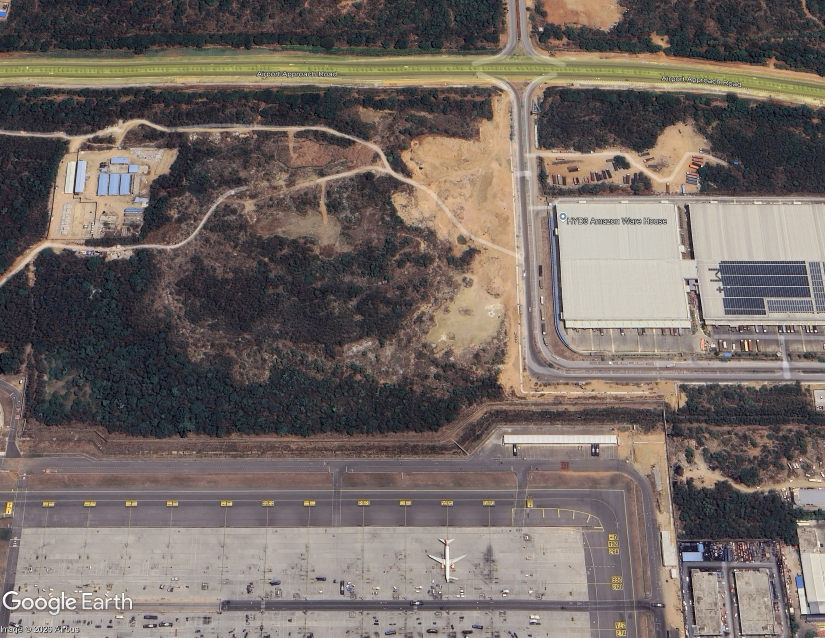
#> input picture Media/restricted.jpg, 1650 x 1275 px (shown at 1/2 size)
$ python restricted_setup.py --image ../../Media/restricted.jpg
#> lines starting #> are read from the running program, lines starting #| are printed output that depends on the picture; after the words box and inside, x2 and y2 are one past the last pixel; in counts of white or black regions, pixels touching at a corner belong together
### Code/Common/base_editor.py


import cv2
import json
import numpy as np
import os
from abc import ABC, abstractmethod
from typing import List, Dict, Any, Optional, Tuple


class BaseEditor(ABC):
    def __init__(self, window_name: str, image_path: str):
#> called with window_name = 'Restricted Zone Setup', image_path = '../../Media/restricted.jpg'
        self.window_name = window_name
        self.image_path = image_path

        self.img = cv2.imread(image_path)
#> self.img is the input picture: shape (1275, 1650, 3); mean B, G, R 99.9, 104.6, 114.5
        if self.img is None:
            raise FileNotFoundError(f"Image not found: {image_path}")

        self.orig_h, self.orig_w = self.img.shape[:2]
#> self.orig_h = 1275; self.orig_w = 1650
        self.window_w, self.window_h = self.orig_w, self.orig_h
#> self.window_w = 1650; self.window_h = 1275

        self.zoom = 1.0
        self.min_zoom = 0.5
        self.max_zoom = 5.0
        self.zoom_step = 0.2

        self.view_x = 0.0
        self.view_y = 0.0

        self.is_drawing = False
        self.start_x = 0
        self.start_y = 0
        self.last_x = 0
        self.last_y = 0
        self.mouse_x = 0
        self.mouse_y = 0
        self.dragging = False

        self.boxes: List[Tuple] = []
        self.current_box: Optional[Tuple] = None

        self.colors = [
            (0, 255, 0), (0, 165, 255), (255, 0, 0), (255, 255, 0),
            (255, 0, 255), (0, 255, 255), (128, 0, 128), (255, 128, 0)
        ]

        self.label_prefix = "B"

    def get_color(self, idx: int) -> Tuple:
        return self.colors[idx % len(self.colors)]

    def screen_to_image(self, sx: int, sy: int) -> Tuple[int, int]:
        real_x = int(self.view_x + sx / self.zoom)
        real_y = int(self.view_y + sy / self.zoom)
        return real_x, real_y

    # [17 lines left out: functions image_to_screen, clamp_view, get_box_coords, not called in this run]

    def is_point_in_box(self, px: int, py: int, box: Tuple) -> bool:
        x1, y1, x2, y2 = self.get_box_coords(box)
        return x1 <= px <= x2 and y1 <= py <= y2

    # [53 lines left out: function mouse_handler, not called in this run]

    def is_valid_box(self, x1: int, y1: int, x2: int, y2: int) -> bool:
        return abs(x2 - x1) > 10 and abs(y2 - y1) > 10

    def add_box(self, box: Tuple):
        self.boxes.append(box)

    @abstractmethod
    def on_draw_start(self, x: int, y: int):
        pass

    @abstractmethod
    def on_draw_move(self, x: int, y: int):
        pass

    @abstractmethod
    def on_box_added(self, box: Tuple):
        pass

    @abstractmethod
    def on_invalid_box(self):
        pass

    # [6 lines left out: function on_right_click, not called in this run]

    def on_delete(self, idx: int, box: Tuple):
        print(f"Deleted: {self.label_prefix}{idx + 1}")

    # [5 lines left out: function undo, not called in this run]

    def clear_all(self):
        self.boxes.clear()
        print("Cleared all boxes")

    # [47 lines left out: functions draw_box, draw_info_panel, render, not called in this run]

    @abstractmethod
    def get_save_data(self) -> Dict[str, Any]:
        pass

    # [64 lines left out: functions save, run, print_instructions, print_summary, not called in this run]

    def get_extra_info(self) -> str:
        return ""


class SingleBoxEditor(BaseEditor):
    def on_draw_start(self, x: int, y: int):
        pass

    def on_draw_move(self, x: int, y: int):
        pass

    def on_box_added(self, box: Tuple):
        x1, y1, x2, y2 = self.get_box_coords(box)
        print(f"{self.label_prefix}{len(self.boxes)}: ({x1},{y1})-({x2},{y2})")

    def on_invalid_box(self):
        pass

    # [15 lines left out: function get_save_data, not called in this run]

### Code/Restricted/restricted_setup.py
import os
import sys

script_dir = os.path.dirname(os.path.abspath(__file__))
sys.path.insert(0, os.path.normpath(os.path.join(script_dir, "..")))

import cv2
import json
import numpy as np
import argparse
from typing import Dict, Any, Tuple, Optional
from Common.base_editor import BaseEditor
media_dir = os.path.normpath(os.path.join(script_dir, "..", "..", "Media"))
default_image = os.path.join(media_dir, "restricted.jpg")
default_save = os.path.join(script_dir, "restricted_zones.json")

class RestrictedEditor(BaseEditor):
    def __init__(self, image_path: str):
        super().__init__("Restricted Zone Setup", image_path)
        self.label_prefix = "Zone"
        self.boxes = []
        self.zones = []
        self.mode = "inner"
        self.current_inner = None
        self.current_outer = None
        self.drawing = False
        self.start_x, self.start_y = 0, 0
        self.last_x, self.last_y = 0, 0

    def on_draw_start(self, x: int, y: int):
        pass

    def on_draw_move(self, x: int, y: int):
        pass

    def on_box_added(self, box: Tuple):
        pass

    def on_invalid_box(self):
        pass

    # [109 lines left out: functions get_box_coords, boxes_overlap, mouse_handler, undo, clear_all, not called in this run]

    def render(self, display):
        view_w = int(self.window_w / self.zoom)
#> view_w = 1650
        view_h = int(self.window_h / self.zoom)
#> view_h = 1275

        view_x_c = max(0, min(self.view_x, self.orig_w - view_w))
#> view_x_c = 0
        view_y_c = max(0, min(self.view_y, self.orig_h - view_h))
#> view_y_c = 0

        img = self.img
        roi = img[int(view_y_c):int(view_y_c)+view_h, int(view_x_c):int(view_x_c)+view_w]
        display = cv2.resize(roi, (int(view_w * self.zoom), int(view_h * self.zoom)))

        for i, zone in enumerate(self.zones):
            color = self.get_color(i)
            r = zone['restricted']
            w = zone['warning']

            ri_x1, ri_y1 = self.image_to_screen(r['x1'], r['y1'])
            ri_x2, ri_y2 = self.image_to_screen(r['x2'], r['y2'])

            overlay = display.copy()
            cv2.rectangle(overlay, (ri_x1, ri_y1), (ri_x2, ri_y2), (0, 0, 255), -1)
            cv2.addWeighted(overlay, 0.25, display, 0.75, 0, display)
            cv2.rectangle(display, (ri_x1, ri_y1), (ri_x2, ri_y2), (0, 0, 255), 3)

            wi_x1, wi_y1 = self.image_to_screen(w['x1'], w['y1'])
            wi_x2, wi_y2 = self.image_to_screen(w['x2'], w['y2'])

            overlay = display.copy()
            cv2.rectangle(overlay, (wi_x1, wi_y1), (wi_x2, wi_y2), (0, 165, 255), -1)
            cv2.addWeighted(overlay, 0.15, display, 0.85, 0, display)
            cv2.rectangle(display, (wi_x1, wi_y1), (wi_x2, wi_y2), (0, 165, 255), 2)

            cx = (ri_x1 + ri_x2) // 2
            cy = ri_y1 - 10
            cv2.putText(display, zone['name'], (cx - 30, cy), cv2.FONT_HERSHEY_SIMPLEX, 0.5, color, 2)

        if self.current_inner:
            x1, y1, x2, y2 = self.get_box_coords(self.current_inner)
            sx1, sy1 = self.image_to_screen(x1, y1)
            sx2, sy2 = self.image_to_screen(x2, y2)
            cv2.rectangle(display, (sx1, sy1), (sx2, sy2), (0, 0, 255), 2)
            cv2.putText(display, "INNER (Restricted)", (sx1, sy1 - 10), cv2.FONT_HERSHEY_SIMPLEX, 0.4, (0, 0, 255), 1)

        if self.current_outer:
            x1, y1, x2, y2 = self.get_box_coords(self.current_outer)
            sx1, sy1 = self.image_to_screen(x1, y1)
            sx2, sy2 = self.image_to_screen(x2, y2)
            cv2.rectangle(display, (sx1, sy1), (sx2, sy2), (0, 165, 255), 2)
            cv2.putText(display, "OUTER (Warning)", (sx1, sy1 - 10), cv2.FONT_HERSHEY_SIMPLEX, 0.4, (0, 165, 255), 1)

        return display

    def draw_info_panel(self, display, extra_text: str = ""):
#> called with extra_text = ''
        panel_h = 120
        panel = np.zeros((panel_h, 350, 3), dtype=np.uint8)
        display[0:panel_h, 0:350] = panel

        cv2.putText(display, "RESTRICTED ZONE SETUP", (10, 25), cv2.FONT_HERSHEY_SIMPLEX, 0.6, (255, 0, 255), 2)
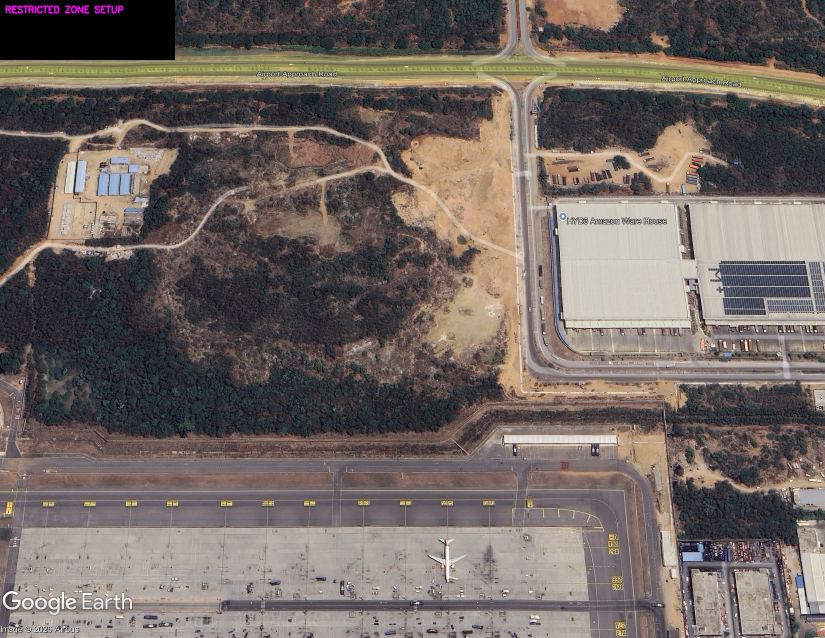
#> display: shape (1275, 1650, 3) (shown at 1/2 size); mean B, G, R 99, 103.5, 113.6
        cv2.putText(display, f"Zones: {len(self.zones)}", (10, 50), cv2.FONT_HERSHEY_SIMPLEX, 0.5, (255, 255, 255), 1)
#> display: shape (1275, 1650, 3); 0.01% of pixels changed, all inside (x1, y1, x2, y2) = (12, 40, 79, 51)
        cv2.putText(display, f"Zoom: {self.zoom:.1f}x", (10, 70), cv2.FONT_HERSHEY_SIMPLEX, 0.5, (255, 255, 255), 1)
#> display: shape (1275, 1650, 3); mean B, G, R 99, 103.6, 113.6

        mode_text = f"Mode: {self.mode.upper()}" if not (self.current_inner or self.current_outer) else "Draw box..."
        cv2.putText(display, mode_text, (10, 90), cv2.FONT_HERSHEY_SIMPLEX, 0.5, (0, 255, 255), 1)
#> display: shape (1275, 1650, 3); mean B, G, R 99, 103.6, 113.6
        img_x, img_y = self.screen_to_image(self.mouse_x, self.mouse_y)
        cv2.putText(display, f"Pos: ({img_x},{img_y})", (10, 110), cv2.FONT_HERSHEY_SIMPLEX, 0.4, (200, 200, 200), 1)
#> display: shape (1275, 1650, 3); mean B, G, R 99, 103.6, 113.7

    def get_save_data(self) -> Any:
        return self.zones

    def print_instructions(self):
        print(f"\n{'=' * 60}")
        print("RESTRICTED ZONE SETUP (Dual Zone System)")
        print(f"{'=' * 60}")
        print("  1. Draw INNER box (restricted area)")
        print("  2. Draw OUTER box (warning area)")
        print("  3. Repeat for more zones")
        print()
        print("  LEFT CLICK & DRAG: Draw zone")
        print("  RIGHT CLICK: Delete zone")
        print("  SCROLL: Zoom (centered on mouse)")
        print("  DRAG (no draw): Pan view")
        print("  Z: Undo last zone / Clear current")
        print("  C: Clear all")
        print("  S or ENTER: Save and exit")
        print("  ESC: Exit without saving")
        print(f"{'=' * 60}")

    # [11 lines left out: function print_summary, not called in this run]

    def run(self, save_path: str = None):
        output_path = save_path if save_path else default_save

        cv2.namedWindow(self.window_name, cv2.WINDOW_NORMAL)
        cv2.resizeWindow(self.window_name, self.window_w, self.window_h)
        cv2.setMouseCallback(self.window_name, self.mouse_handler)

        self.print_instructions()

        while True:
            display = self.render(None)
            self.draw_info_panel(display)

            cv2.imshow(self.window_name, display)
            key = cv2.waitKey(1) & 0xFF
#> (key Esc is pressed here)

            if key == 27:
                cv2.destroyAllWindows()
                exit()
#> (the program exits here)

$ run again, with Media/parking.jpg copied over Media/restricted.jpg
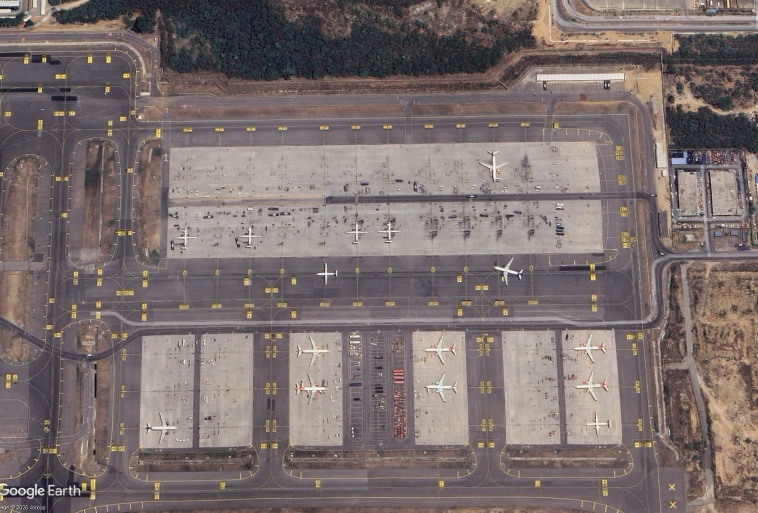
#> input picture Media/parking.jpg, 1516 x 1026 px (shown at 1/2 size)
#> in __init__, self.img is the input picture: shape (1026, 1516, 3); mean B, G, R 109.4, 111.1, 122.8
#> in draw_info_panel, `cv2.putText(display, "RESTRICTED ZONE SETUP", (10, 25), cv2.FONT_HERSH..`:
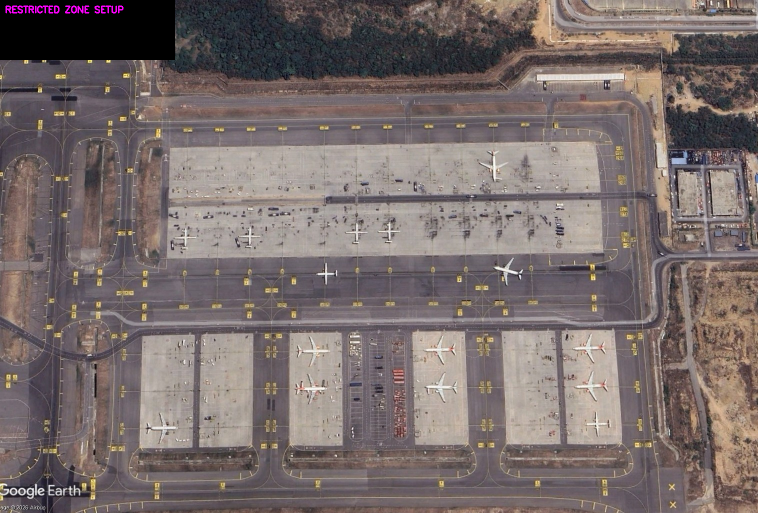
#> display: shape (1026, 1516, 3) (shown at 1/2 size); mean B, G, R 107.2, 108.6, 120.3
